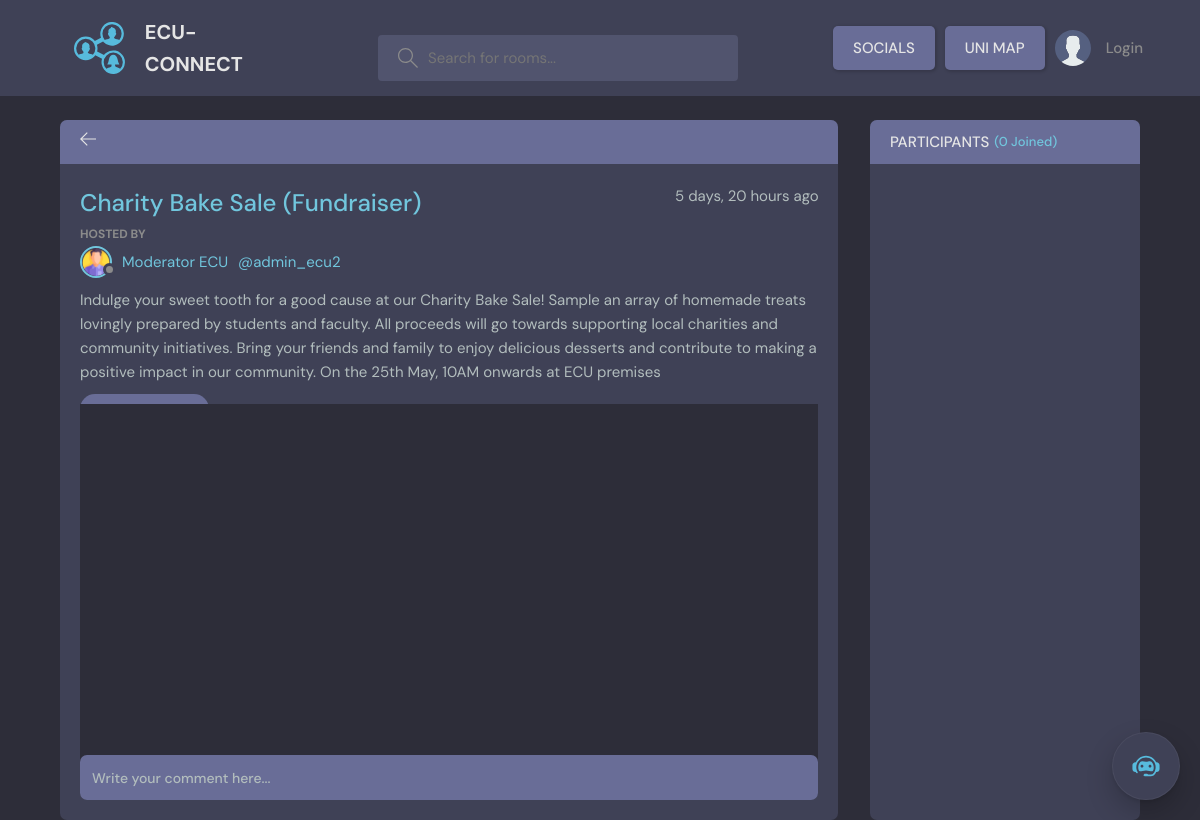
/thread/57/, run on an earlier commit of the app's database.
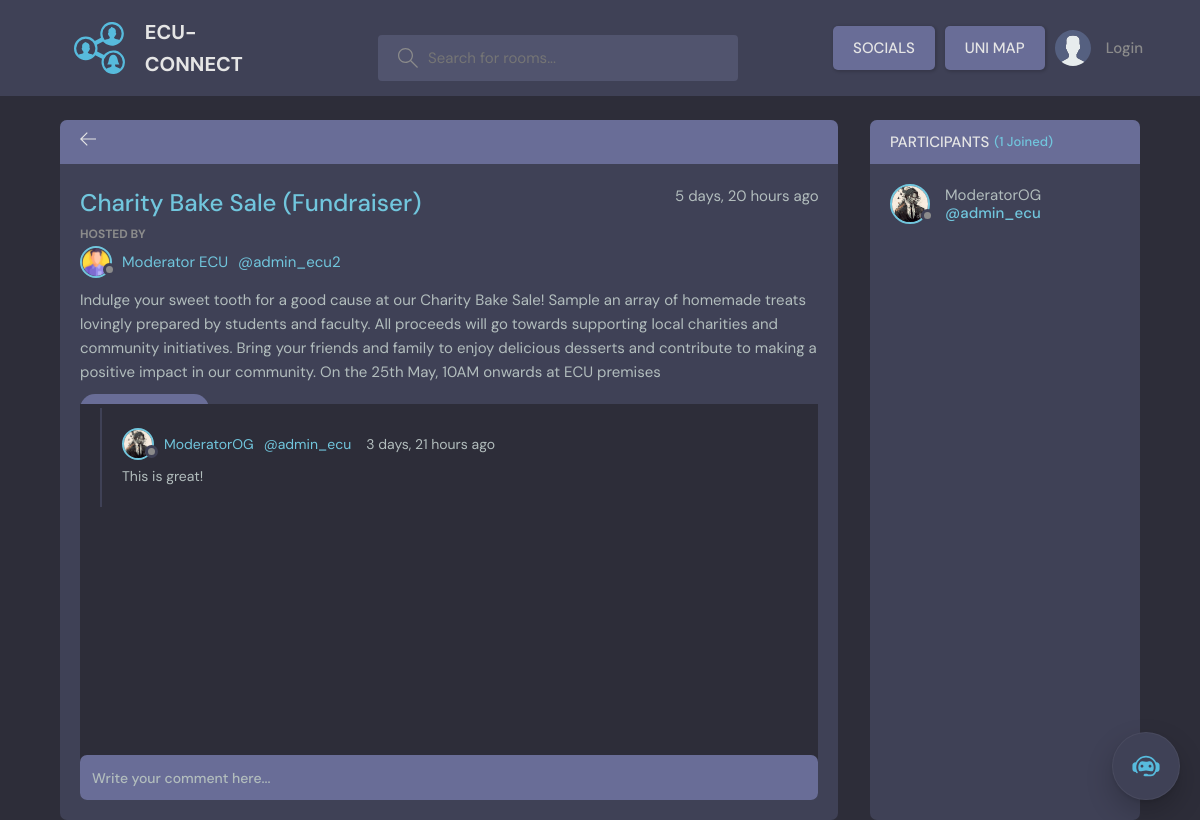
And on a later commit of the database.
### base/models.py (models this page shows, shortened)
class Comment(models.Model):
    user = models.ForeignKey(User, on_delete=models.CASCADE)
    thread = models.ForeignKey(Thread, on_delete=models.CASCADE)
    body = models.TextField()
    updated = models.DateTimeField(auto_now= True)
    created = models.DateTimeField(auto_now_add= True)
    class Meta:
       ordering = ['-updated', '-created']

class User(AbstractUser):
    username = models.CharField(max_length=150, unique=True, null=True)
    name = models.CharField(max_length=200, null=True)
    email = models.EmailField(unique=True, null=True)
    bio = models.TextField(null=True)
    avatar = models.ImageField(null=True, default="avatar.svg")
    USERNAME_FIELD = 'email'
    REQUIRED_FIELDS = ['username']
    notifications = models.ManyToManyField(Notification, related_name='notifications', blank=True)

### base/views.py (the view, shortened to what this page needs)
# urls.py: path('thread/<str:pk>/', views.thread, name="thread"),
def thread(request, pk):
     thread = get_object_or_404(Thread, id=pk)
     thread_comments = thread.comment_set.all()
     participants = thread.participants.all()
     context = {'thread': thread, 'thread_comments': thread_comments, 'participants': participants}
     return render(request, 'base/thread.html', context)

### base/models.py (called while the page is built)
    def __str__(self):
        return self.name

### base/templates/base/thread.html (shortened to what this page needs)
{% extends 'main.html' %}
{% block content %}
    <main class="profile-page layout layout--2">
      <div class="container">
        <div class="room">
          <div class="room__top">
            <div class="room__topLeft">
              <a href="{% url 'home' %}">
                <svg version="1.1" xmlns="http://www.w3.org/2000/svg" width="32" height="32" viewBox="0 0 32 32">
                  <title>arrow-left</title>
                  <path
                    d="M13.723 2.286l-13.723 13.714 13.719 13.714 1.616-1.611-10.96-10.96h27.625v-2.286h-27.625l10.965-10.965-1.616-1.607z"
                  ></path>
                </svg>
              </a>
            </div>
          </div>
          <div class="room__box scroll">
            <div class="room__header scroll">
              <div class="room__info">
                <h3>{{thread.name}}</h3>
                <span>{{thread.created|timesince}} ago</span>
              </div>
              <div class="room__hosted">
                <p>Hosted By</p>
                <a href="{% url 'user_profile' thread.host.id %}" class="room__author">
                  <div class="avatar avatar--small">
                    <img src="{{thread.host.avatar.url}}" />
                  </div>
                  {{thread.host.name}}
                  <span>@{{thread.host.username}}</span>
                </a>
              </div>
              <div class="room__details">
                <p>{{thread.description}}</p>
              </div>
              <span class="room__topics">{{thread.topic}}</span>
            </div>
            <div class="room__conversation">
              <div class="threads scroll">
                {% for comment in thread_comments %}
                <div class="thread">
                  <div class="thread__top">
                    <div class="thread__author">
                      <a href="{% url 'user_profile' comment.user.id %}" class="thread__authorInfo">
                        <div class="avatar avatar--small">
                          <img src="{{comment.user.avatar.url}}" />
                        </div>
                        {{comment.user.name}}
                        <span>@{{comment.user.username}}</span>
                      </a>
                      <span class="thread__date">{{comment.created|timesince}} ago</span>
                    </div>
                  </div>
                  <div class="thread__details">
                    {{comment.body}}
                  </div>
                </div>
                {% endfor %}
              </div>
            </div>
          </div>
          <div class="room__message">
            <form action="" method = "POST" >
              <input name="body" placeholder="Write your comment here..." /></form>
          </div>
        </div>
        <div class="participants">
          <h3 class="participants__top">Participants <span>({{participants.count}} Joined)</span></h3>
          <div class="participants__list scroll">
            {% for user in participants %}
            <a href="{% url 'user_profile' user.id %}" class="participant">
              <div class="avatar avatar--medium">
                <img src="{{user.avatar.url}}" />
              </div>
              <p>
                {{user.name}}
                <span>@{{user.username}}</span>
              </p>
            </a>
            {% endfor %}
          </div>
        </div>
      </div>
    </main>
{% endblock %}

What changed in the data, as far as the page shows it:
added Comment: user.avatar (picture), user.name "ModeratorOG", user.username "admin_ecu", created "3 days, 21 hours", body "This is great!"
now on this page (row edited): User: avatar (picture), name "ModeratorOG", username "admin_ecu"
Also different on the page:
{{ participants.count }}: "0" → "1"
